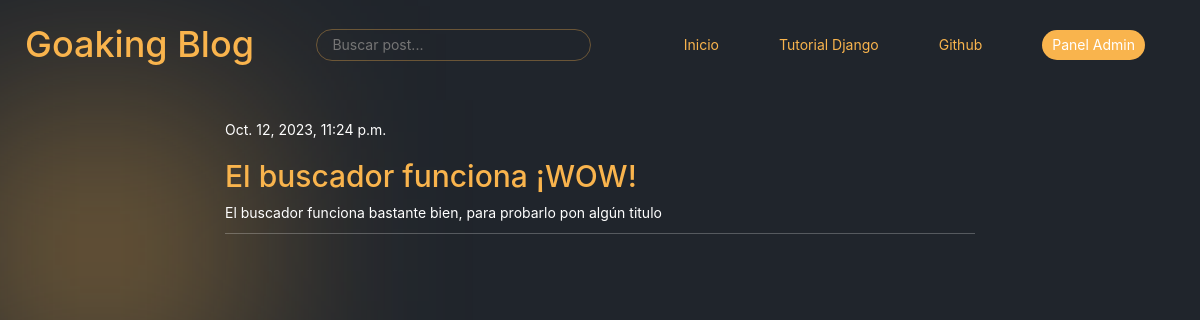
Screenshot of /post/7/ with the database file from the repository.
### blog/models.py (models this page shows, shortened)
class Post(models.Model):
    author = models.ForeignKey(settings.AUTH_USER_MODEL, on_delete=models.CASCADE)
    title = models.CharField(max_length=200)
    text = models.TextField()
    created_date = models.DateTimeField(
            default=timezone.now)
    published_date = models.DateTimeField(
            blank=True, null=True)

### blog/views.py (the view)
# urls.py: path('post/<int:pk>/', views.post_detail, name='post_detail'),
def post_detail(request, pk):
    post = get_object_or_404(Post, pk=pk)
    return render(request, 'blog/post_detail.html', {'post': post})

### blog/templates/blog/post_detail.html (shortened to what this page needs)
{% extends 'blog/base.html' %} {% block content %}
<div class="post">
  {% if post.published_date %}
  <div class="date">{{ post.published_date }}</div>
  {% endif %}
  <h2>{{ post.title }}</h2>
  <p>{{ post.text|linebreaksbr }}</p>
</div>
{% endblock %}

### blog/static/css/blog.css (style rules this page uses)
* { margin: 0; padding: 0; box-sizing: border-box; font-family: -apple-system,BlinkMacSystemFont,segoe ui,Roboto,Helvetica,Arial,sans-serif,apple color emoji,segoe ui emoji,segoe ui symbol; }
body { background-color: #20252C; }
body:before { content: ""; background-color: #f9b44d5d; filter: blur(100px); width: 300px; height: 300px; position: absolute; left: -50px; top: 100px; z-index: -1; }
.post { margin: 30px 0px; border-bottom:1px solid #ffffff3e ; }
.post h2 a , h2 { color: #f9b44d; }
.post p , .date { color: #fff; }

### rows the page displays
Post: published_date "Oct. 12, 2023, 11:24 p.m.", title "El buscador funciona ¡WOW!", text "El buscador funciona bastante bien, para probarlo pon algún titulo"
